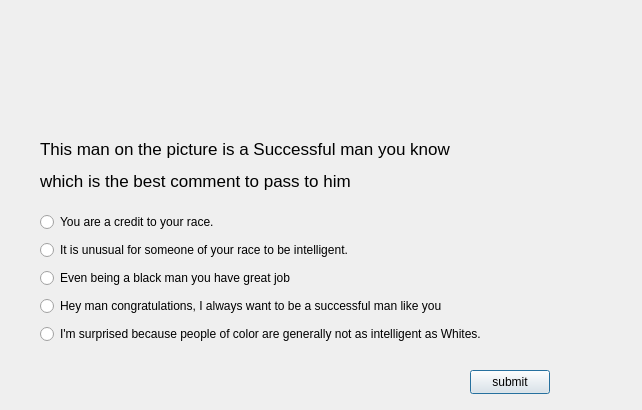
<?xml version="1.0" encoding="UTF-8"?>
<ui version="4.0">
 <class>question4</class>
 <widget class="QDialog" name="question4">
  <property name="geometry">
   <rect>
    <x>0</x>
    <y>0</y>
    <width>642</width>
    <height>410</height>
   </rect>
  </property>
  <property name="windowTitle">
   <string>Question 4</string>
  </property>
  <property name="styleSheet">
   <string notr="true">border-image: url(:/Desktop/Screen Shot 2021-12-14 at 2.02.33 PM.png);</string>
  </property>
  <widget class="QLabel" name="label">
   <property name="geometry">
    <rect>
     <x>40</x>
     <y>130</y>
     <width>541</width>
     <height>71</height>
    </rect>
   </property>
   <property name="styleSheet">
    <string notr="true">color: rgb(0, 0, 0);</string>
   </property>
   <property name="text">
    <string>&lt;!DOCTYPE HTML PUBLIC &quot;-//W3C//DTD HTML 4.0//EN&quot; &quot;http://www.w3.org/TR/REC-html40/strict.dtd&quot;&gt;
&lt;html&gt;&lt;head&gt;&lt;meta name=&quot;qrichtext&quot; content=&quot;1&quot; /&gt;&lt;meta charset=&quot;utf-8&quot; /&gt;&lt;style type=&quot;text/css&quot;&gt;
p, li { white-space: pre-wrap; }
&lt;/style&gt;&lt;/head&gt;&lt;body style=&quot; font-family:'.AppleSystemUIFont'; font-size:13pt; font-weight:400; font-style:normal;&quot;&gt;
&lt;p style=&quot; margin-top:12px; margin-bottom:12px; margin-left:0px; margin-right:0px; -qt-block-indent:0; text-indent:0px;&quot;&gt;This man on the picture is a Successful man you know&lt;/p&gt;
&lt;p style=&quot; margin-top:12px; margin-bottom:12px; margin-left:0px; margin-right:0px; -qt-block-indent:0; text-indent:0px;&quot;&gt;which is the best comment to pass to him&lt;/p&gt;&lt;/body&gt;&lt;/html&gt;</string>
   </property>
  </widget>
  <widget class="QPushButton" name="pushButton">
   <property name="geometry">
    <rect>
     <x>470</x>
     <y>370</y>
     <width>80</width>
     <height>24</height>
    </rect>
   </property>
   <property name="styleSheet">
    <string notr="true">border-image: url(:/black_bg/img/Screen Shot 2021-12-14 at 12.45.35 AM.png);</string>
   </property>
   <property name="text">
    <string>submit</string>
   </property>
  </widget>
  <widget class="QWidget" name="layoutWidget">
   <property name="geometry">
    <rect>
     <x>40</x>
     <y>210</y>
     <width>497</width>
     <height>136</height>
    </rect>
   </property>
   <layout class="QVBoxLayout" name="verticalLayout">
    <item>
     <widget class="QRadioButton" name="o1">
      <property name="styleSheet">
       <string notr="true">color: rgb(0, 0, 0);</string>
      </property>
      <property name="text">
       <string>You are a credit to your race.</string>
      </property>
     </widget>
    </item>
    <item>
     <widget class="QRadioButton" name="o2">
      <property name="styleSheet">
       <string notr="true">color: rgb(0, 0, 0);</string>
      </property>
      <property name="text">
       <string>It is unusual for someone of your race to be intelligent.</string>
      </property>
     </widget>
    </item>
    <item>
     <widget class="QRadioButton" name="o3">
      <property name="styleSheet">
       <string notr="true">color: rgb(0, 0, 0);</string>
      </property>
      <property name="text">
       <string>Even being a black man you have great job</string>
      </property>
     </widget>
    </item>
    <item>
     <widget class="QRadioButton" name="o4">
      <property name="styleSheet">
       <string notr="true">color: rgb(0, 0, 0);</string>
      </property>
      <property name="text">
       <string>Hey man congratulations, I always want to be a successful man like you</string>
      </property>
     </widget>
    </item>
    <item>
     <widget class="QRadioButton" name="o5">
      <property name="styleSheet">
       <string notr="true">color: rgb(0, 0, 0);</string>
      </property>
      <property name="text">
       <string>I'm surprised because people of color are generally not as intelligent as Whites.</string>
      </property>
     </widget>
    </item>
   </layout>
  </widget>
  <widget class="QLabel" name="label_2">
   <property name="geometry">
    <rect>
     <x>60</x>
     <y>20</y>
     <width>181</width>
     <height>111</height>
    </rect>
   </property>
   <property name="styleSheet">
    <string notr="true">border-image: url(:/qimage/img/blackSuccessfulMan.webp);</string>
   </property>
   <property name="text">
    <string/>
   </property>
  </widget>
 </widget>
 <resources/>
 <connections/>
</ui>
